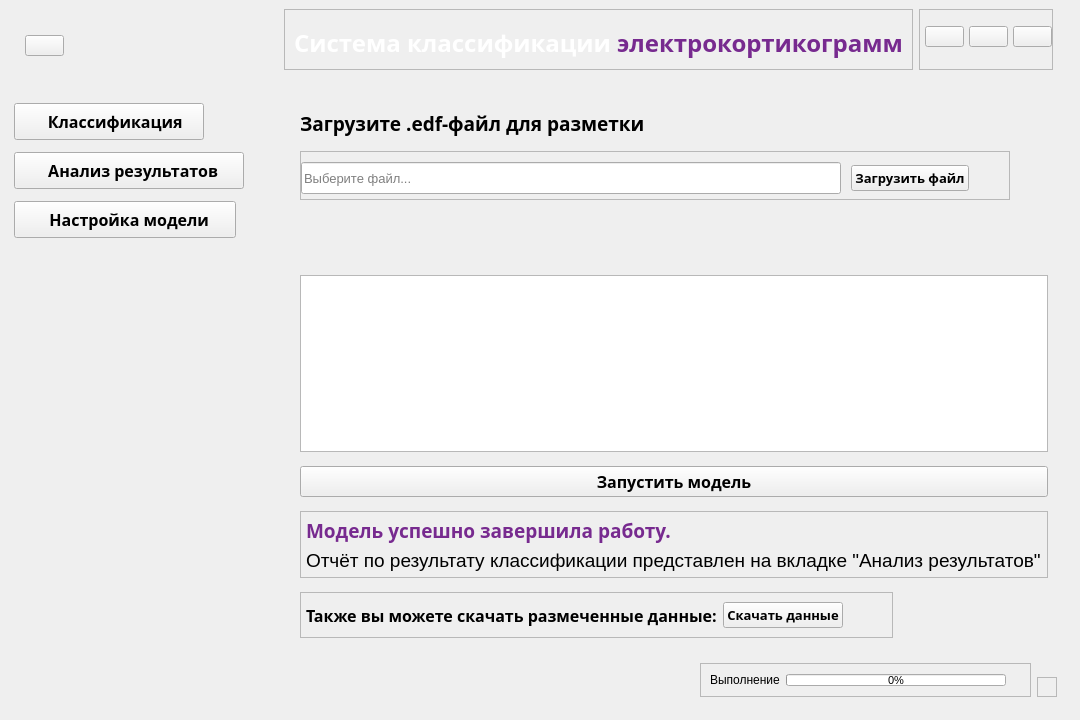
<?xml version='1.0' encoding='utf-8'?>
<ui version="4.0">
 <class>MainWindow</class>
 <widget class="QMainWindow" name="MainWindow">
  <property name="geometry">
   <rect>
    <x>0</x>
    <y>0</y>
    <width>1080</width>
    <height>720</height>
   </rect>
  </property>
  <property name="minimumSize">
   <size>
    <width>1080</width>
    <height>720</height>
   </size>
  </property>
  <property name="font">
   <font>
    <pointsize>8</pointsize>
   </font>
  </property>
  <property name="windowTitle">
   <string />
  </property>
  <property name="windowIcon">
   <iconset>
    <normaloff>:/appIcon/free-icon-research-7243666 (2).png</normaloff>:/appIcon/free-icon-research-7243666 (2).png</iconset>
  </property>
  <property name="styleSheet">
   <string notr="true" />
  </property>
  <widget class="QWidget" name="centralwidget">
   <layout class="QHBoxLayout" name="horizontalLayout">
    <property name="topMargin">
     <number>0</number>
    </property>
    <item alignment="Qt::AlignLeft">
     <widget class="QCustomSlideMenu" name="leftMenu" native="true">
      <layout class="QVBoxLayout" name="verticalLayout">
       <property name="leftMargin">
        <number>0</number>
       </property>
       <property name="topMargin">
        <number>5</number>
       </property>
       <property name="rightMargin">
        <number>5</number>
       </property>
       <property name="bottomMargin">
        <number>5</number>
       </property>
       <item alignment="Qt::AlignLeft|Qt::AlignTop">
        <widget class="QWidget" name="widget" native="true">
         <property name="minimumSize">
          <size>
           <width>0</width>
           <height>50</height>
          </size>
         </property>
         <layout class="QVBoxLayout" name="verticalLayout_3">
          <property name="leftMargin">
           <number>16</number>
          </property>
          <property name="topMargin">
           <number>30</number>
          </property>
          <property name="bottomMargin">
           <number>36</number>
          </property>
          <item>
           <widget class="QPushButton" name="menuButton">
            <property name="text">
             <string />
            </property>
            <property name="icon">
             <iconset resource="../Qss/icons/_icons.qrc">
              <normaloff>:/logos/Icons/feather/menu.png</normaloff>:/logos/Icons/feather/menu.png</iconset>
            </property>
            <property name="iconSize">
             <size>
              <width>18</width>
              <height>18</height>
             </size>
            </property>
           </widget>
          </item>
         </layout>
        </widget>
       </item>
       <item alignment="Qt::AlignLeft|Qt::AlignTop">
        <widget class="QWidget" name="widget_3" native="true">
         <layout class="QVBoxLayout" name="verticalLayout_2">
          <property name="spacing">
           <number>12</number>
          </property>
          <property name="leftMargin">
           <number>5</number>
          </property>
          <property name="topMargin">
           <number>5</number>
          </property>
          <property name="rightMargin">
           <number>11</number>
          </property>
          <property name="bottomMargin">
           <number>5</number>
          </property>
          <item alignment="Qt::AlignLeft">
           <widget class="QPushButton" name="classBtn">
            <property name="minimumSize">
             <size>
              <width>190</width>
              <height>37</height>
             </size>
            </property>
            <property name="font">
             <font>
              <family>Yu Gothic UI Semibold</family>
              <pointsize>12</pointsize>
              <weight>75</weight>
              <bold>true</bold>
             </font>
            </property>
            <property name="text">
             <string>   Классификация</string>
            </property>
            <property name="icon">
             <iconset resource="../Qss/icons/_icons.qrc">
              <normaloff>:/logos/Icons/feather/activity.png</normaloff>:/logos/Icons/feather/activity.png</iconset>
            </property>
            <property name="iconSize">
             <size>
              <width>20</width>
              <height>20</height>
             </size>
            </property>
           </widget>
          </item>
          <item alignment="Qt::AlignLeft">
           <widget class="QPushButton" name="analysisBtn">
            <property name="minimumSize">
             <size>
              <width>230</width>
              <height>37</height>
             </size>
            </property>
            <property name="font">
             <font>
              <family>Yu Gothic UI Semibold</family>
              <pointsize>12</pointsize>
              <weight>75</weight>
              <bold>true</bold>
             </font>
            </property>
            <property name="text">
             <string>  Анализ результатов</string>
            </property>
            <property name="icon">
             <iconset resource="../Qss/icons/_icons.qrc">
              <normaloff>:/logos/Icons/font_awesome/solid/chart-column.png</normaloff>:/logos/Icons/font_awesome/solid/chart-column.png</iconset>
            </property>
            <property name="iconSize">
             <size>
              <width>20</width>
              <height>20</height>
             </size>
            </property>
           </widget>
          </item>
          <item alignment="Qt::AlignLeft">
           <widget class="QPushButton" name="settingsBtn">
            <property name="minimumSize">
             <size>
              <width>222</width>
              <height>37</height>
             </size>
            </property>
            <property name="font">
             <font>
              <family>Yu Gothic UI Semibold</family>
              <pointsize>12</pointsize>
              <weight>75</weight>
              <bold>true</bold>
             </font>
            </property>
            <property name="text">
             <string>  Настройка модели</string>
            </property>
            <property name="icon">
             <iconset resource="../Qss/icons/_icons.qrc">
              <normaloff>:/logos/Icons/material_design/auto_fix_high.png</normaloff>:/logos/Icons/material_design/auto_fix_high.png</iconset>
            </property>
            <property name="iconSize">
             <size>
              <width>20</width>
              <height>20</height>
             </size>
            </property>
           </widget>
          </item>
         </layout>
        </widget>
       </item>
       <item>
        <spacer name="verticalSpacer">
         <property name="orientation">
          <enum>Qt::Vertical</enum>
         </property>
         <property name="sizeHint" stdset="0">
          <size>
           <width>20</width>
           <height>40</height>
          </size>
         </property>
        </spacer>
       </item>
      </layout>
     </widget>
    </item>
    <item>
     <widget class="QWidget" name="mainBody" native="true">
      <layout class="QVBoxLayout" name="verticalLayout_4">
       <item alignment="Qt::AlignTop">
        <widget class="QWidget" name="header" native="true">
         <layout class="QHBoxLayout" name="horizontalLayout_4">
          <property name="topMargin">
           <number>0</number>
          </property>
          <item>
           <widget class="QFrame" name="frame_2">
            <property name="frameShape">
             <enum>QFrame::StyledPanel</enum>
            </property>
            <property name="frameShadow">
             <enum>QFrame::Raised</enum>
            </property>
            <layout class="QVBoxLayout" name="verticalLayout_6">
             <property name="topMargin">
              <number>16</number>
             </property>
             <item>
              <widget class="QLabel" name="label">
               <property name="font">
                <font>
                 <family>Yu Gothic UI Semibold</family>
                 <pointsize>18</pointsize>
                 <weight>75</weight>
                 <bold>true</bold>
                </font>
               </property>
               <property name="text">
                <string>&lt;span style="color: white;"&gt;Система классификации &lt;/span&gt; &lt;span style="color: #772a8f;"&gt;электрокортикограмм&lt;/span&gt;

</string>
               </property>
              </widget>
             </item>
            </layout>
           </widget>
          </item>
          <item>
           <spacer name="horizontalSpacer_2">
            <property name="orientation">
             <enum>Qt::Horizontal</enum>
            </property>
            <property name="sizeHint" stdset="0">
             <size>
              <width>40</width>
              <height>20</height>
             </size>
            </property>
           </spacer>
          </item>
          <item>
           <widget class="QFrame" name="frame_3">
            <property name="frameShape">
             <enum>QFrame::StyledPanel</enum>
            </property>
            <property name="frameShadow">
             <enum>QFrame::Raised</enum>
            </property>
            <layout class="QHBoxLayout" name="horizontalLayout_5">
             <property name="spacing">
              <number>5</number>
             </property>
             <property name="leftMargin">
              <number>5</number>
             </property>
             <property name="topMargin">
              <number>0</number>
             </property>
             <property name="rightMargin">
              <number>0</number>
             </property>
             <property name="bottomMargin">
              <number>5</number>
             </property>
             <item>
              <widget class="QPushButton" name="minimizeBtn">
               <property name="text">
                <string />
               </property>
               <property name="icon">
                <iconset resource="../Qss/icons/_icons.qrc">
                 <normaloff>:/logos/Icons/font_awesome/solid/minus.png</normaloff>:/logos/Icons/font_awesome/solid/minus.png</iconset>
               </property>
               <property name="iconSize">
                <size>
                 <width>14</width>
                 <height>14</height>
                </size>
               </property>
              </widget>
             </item>
             <item>
              <widget class="QPushButton" name="resizeBtn">
               <property name="text">
                <string />
               </property>
               <property name="icon">
                <iconset resource="../Qss/icons/_icons.qrc">
                 <normaloff>:/logos/Icons/feather/square.png</normaloff>:/logos/Icons/feather/square.png</iconset>
               </property>
               <property name="iconSize">
                <size>
                 <width>14</width>
                 <height>14</height>
                </size>
               </property>
              </widget>
             </item>
             <item>
              <widget class="QPushButton" name="closeBtn">
               <property name="text">
                <string />
               </property>
               <property name="icon">
                <iconset resource="../Qss/icons/_icons.qrc">
                 <normaloff>:/logos/Icons/font_awesome/solid/xmark.png</normaloff>:/logos/Icons/font_awesome/solid/xmark.png</iconset>
               </property>
               <property name="iconSize">
                <size>
                 <width>14</width>
                 <height>14</height>
                </size>
               </property>
              </widget>
             </item>
            </layout>
           </widget>
          </item>
         </layout>
        </widget>
       </item>
       <item>
        <widget class="QWidget" name="mainContent" native="true">
         <layout class="QVBoxLayout" name="verticalLayout_5">
          <property name="spacing">
           <number>0</number>
          </property>
          <property name="leftMargin">
           <number>5</number>
          </property>
          <property name="topMargin">
           <number>5</number>
          </property>
          <property name="rightMargin">
           <number>5</number>
          </property>
          <property name="bottomMargin">
           <number>5</number>
          </property>
          <item>
           <widget class="QCustomQStackedWidget" name="stackedWidget">
            <property name="sizePolicy">
             <sizepolicy hsizetype="Preferred" vsizetype="Expanding">
              <horstretch>0</horstretch>
              <verstretch>0</verstretch>
             </sizepolicy>
            </property>
            <property name="minimumSize">
             <size>
              <width>768</width>
              <height>528</height>
             </size>
            </property>
            <property name="lineWidth">
             <number>0</number>
            </property>
            <property name="currentIndex">
             <number>0</number>
            </property>
            <widget class="QWidget" name="ECS">
             <layout class="QVBoxLayout" name="verticalLayout_9">
              <property name="spacing">
               <number>14</number>
              </property>
              <property name="leftMargin">
               <number>20</number>
              </property>
              <property name="topMargin">
               <number>20</number>
              </property>
              <item alignment="Qt::AlignLeft|Qt::AlignTop">
               <widget class="QLabel" name="label_4">
                <property name="font">
                 <font>
                  <family>Yu Gothic UI Semibold</family>
                  <pointsize>14</pointsize>
                  <weight>75</weight>
                  <bold>true</bold>
                 </font>
                </property>
                <property name="text">
                 <string>Загрузите .edf-файл для разметки</string>
                </property>
               </widget>
              </item>
              <item alignment="Qt::AlignLeft|Qt::AlignTop">
               <widget class="QFrame" name="frame_4">
                <property name="frameShape">
                 <enum>QFrame::StyledPanel</enum>
                </property>
                <property name="frameShadow">
                 <enum>QFrame::Raised</enum>
                </property>
                <layout class="QHBoxLayout" name="horizontalLayout_6">
                 <property name="spacing">
                  <number>10</number>
                 </property>
                 <property name="leftMargin">
                  <number>0</number>
                 </property>
                 <property name="topMargin">
                  <number>10</number>
                 </property>
                 <property name="rightMargin">
                  <number>0</number>
                 </property>
                 <property name="bottomMargin">
                  <number>5</number>
                 </property>
                 <item>
                  <widget class="QLineEdit" name="lineFile">
                   <property name="enabled">
                    <bool>true</bool>
                   </property>
                   <property name="minimumSize">
                    <size>
                     <width>540</width>
                     <height>32</height>
                    </size>
                   </property>
                   <property name="font">
                    <font>
                     <pointsize>10</pointsize>
                    </font>
                   </property>
                   <property name="mouseTracking">
                    <bool>true</bool>
                   </property>
                   <property name="readOnly">
                    <bool>true</bool>
                   </property>
                   <property name="placeholderText">
                    <string>Выберите файл...</string>
                   </property>
                  </widget>
                 </item>
                 <item>
                  <widget class="QPushButton" name="downloadFile">
                   <property name="font">
                    <font>
                     <family>Yu Gothic UI Semibold</family>
                     <pointsize>10</pointsize>
                     <weight>75</weight>
                     <bold>true</bold>
                    </font>
                   </property>
                   <property name="text">
                    <string>Загрузить файл</string>
                   </property>
                  </widget>
                 </item>
                 <item>
                  <spacer name="horizontalSpacer_3">
                   <property name="orientation">
                    <enum>Qt::Horizontal</enum>
                   </property>
                   <property name="sizeHint" stdset="0">
                    <size>
                     <width>40</width>
                     <height>20</height>
                    </size>
                   </property>
                  </spacer>
                 </item>
                </layout>
               </widget>
              </item>
              <item alignment="Qt::AlignLeft|Qt::AlignTop">
               <widget class="QLabel" name="labelError">
                <property name="font">
                 <font>
                  <family>Yu Gothic UI Semibold</family>
                  <pointsize>12</pointsize>
                  <weight>75</weight>
                  <bold>true</bold>
                 </font>
                </property>
                <property name="text">
                 <string />
                </property>
               </widget>
              </item>
              <item>
               <spacer name="verticalSpacer_3">
                <property name="orientation">
                 <enum>Qt::Vertical</enum>
                </property>
                <property name="sizeHint" stdset="0">
                 <size>
                  <width>20</width>
                  <height>40</height>
                 </size>
                </property>
               </spacer>
              </item>
              <item>
               <widget class="QTableWidget" name="sourceData" />
              </item>
              <item>
               <widget class="QPushButton" name="startBtn">
                <property name="font">
                 <font>
                  <family>Yu Gothic UI Semibold</family>
                  <pointsize>12</pointsize>
                  <weight>75</weight>
                  <bold>true</bold>
                 </font>
                </property>
                <property name="text">
                 <string>Запустить модель</string>
                </property>
               </widget>
              </item>
              <item alignment="Qt::AlignLeft|Qt::AlignBottom">
               <widget class="QFrame" name="model_done_frame">
                <property name="frameShape">
                 <enum>QFrame::StyledPanel</enum>
                </property>
                <property name="frameShadow">
                 <enum>QFrame::Raised</enum>
                </property>
                <layout class="QVBoxLayout" name="verticalLayout_11">
                 <property name="spacing">
                  <number>5</number>
                 </property>
                 <property name="leftMargin">
                  <number>5</number>
                 </property>
                 <property name="topMargin">
                  <number>5</number>
                 </property>
                 <property name="rightMargin">
                  <number>5</number>
                 </property>
                 <property name="bottomMargin">
                  <number>5</number>
                 </property>
                 <item>
                  <widget class="QLabel" name="label_7">
                   <property name="font">
                    <font>
                     <family>Yu Gothic UI Semibold</family>
                     <pointsize>14</pointsize>
                     <weight>75</weight>
                     <bold>true</bold>
                    </font>
                   </property>
                   <property name="text">
                    <string>&lt;html&gt;&lt;head/&gt;&lt;body&gt;&lt;p&gt;&lt;span style=' color:#772a8f;'&gt;Модель успешно завершила работу.&lt;/span&gt;&lt;/p&gt;&lt;/body&gt;&lt;/html&gt;</string>
                   </property>
                  </widget>
                 </item>
                 <item>
                  <widget class="QLabel" name="label_9">
                   <property name="font">
                    <font>
                     <family>Yu Gothic UI</family>
                     <pointsize>14</pointsize>
                    </font>
                   </property>
                   <property name="text">
                    <string>Отчёт по результату классификации представлен на вкладке "Анализ результатов".</string>
                   </property>
                  </widget>
                 </item>
                </layout>
               </widget>
              </item>
              <item alignment="Qt::AlignLeft|Qt::AlignBottom">
               <widget class="QFrame" name="download_part">
                <property name="frameShape">
                 <enum>QFrame::StyledPanel</enum>
                </property>
                <property name="frameShadow">
                 <enum>QFrame::Raised</enum>
                </property>
                <layout class="QHBoxLayout" name="horizontalLayout_9">
                 <property name="leftMargin">
                  <number>5</number>
                 </property>
                 <item>
                  <widget class="QLabel" name="label_8">
                   <property name="font">
                    <font>
                     <family>Yu Gothic UI Semibold</family>
                     <pointsize>12</pointsize>
                     <weight>75</weight>
                     <bold>true</bold>
                    </font>
                   </property>
                   <property name="text">
                    <string>Также вы можете скачать размеченные данные:</string>
                   </property>
                  </widget>
                 </item>
                 <item>
                  <widget class="QPushButton" name="saveBtn">
                   <property name="font">
                    <font>
                     <family>Yu Gothic UI Semibold</family>
                     <pointsize>10</pointsize>
                     <weight>75</weight>
                     <bold>true</bold>
                    </font>
                   </property>
                   <property name="text">
                    <string>Скачать данные</string>
                   </property>
                  </widget>
                 </item>
                 <item>
                  <spacer name="horizontalSpacer_4">
                   <property name="orientation">
                    <enum>Qt::Horizontal</enum>
                   </property>
                   <property name="sizeHint" stdset="0">
                    <size>
                     <width>40</width>
                     <height>20</height>
                    </size>
                   </property>
                  </spacer>
                 </item>
                </layout>
               </widget>
              </item>
             </layout>
            </widget>
            <widget class="QWidget" name="graphics">
             <layout class="QVBoxLayout" name="verticalLayout_10">
              <property name="leftMargin">
               <number>20</number>
              </property>
              <property name="topMargin">
               <number>20</number>
              </property>
              <item alignment="Qt::AlignLeft|Qt::AlignTop">
               <widget class="QLabel" name="label_5">
                <property name="font">
                 <font>
                  <family>Yu Gothic UI Semibold</family>
                  <pointsize>14</pointsize>
                  <weight>75</weight>
                  <bold>true</bold>
                 </font>
                </property>
                <property name="text">
                 <string>Результаты классификации</string>
                </property>
               </widget>
              </item>
              <item>
               <layout class="QVBoxLayout" name="layout_width">
                <item>
                 <layout class="QHBoxLayout" name="layout_up">
                  <item>
                   <widget class="QFrame" name="frame_6">
                    <property name="frameShape">
                     <enum>QFrame::StyledPanel</enum>
                    </property>
                    <property name="frameShadow">
                     <enum>QFrame::Raised</enum>
                    </property>
                    <layout class="QVBoxLayout" name="verticalLayout_13">
                     <item>
                      <widget class="QTableWidget" name="tableStats" />
                     </item>
                     <item>
                      <spacer name="verticalSpacer_4">
                       <property name="orientation">
                        <enum>Qt::Vertical</enum>
                       </property>
                       <property name="sizeHint" stdset="0">
                        <size>
                         <width>20</width>
                         <height>40</height>
                        </size>
                       </property>
                      </spacer>
                     </item>
                     <item>
                      <widget class="QPushButton" name="pushButton">
                       <property name="text">
                        <string>Обновить графики</string>
                       </property>
                      </widget>
                     </item>
                    </layout>
                   </widget>
                  </item>
                  <item alignment="Qt::AlignLeft">
                   <widget class="QFrame" name="frame_5">
                    <property name="frameShape">
                     <enum>QFrame::StyledPanel</enum>
                    </property>
                    <property name="frameShadow">
                     <enum>QFrame::Raised</enum>
                    </property>
                    <layout class="QVBoxLayout" name="verticalLayout_12">
                     <property name="spacing">
                      <number>12</number>
                     </property>
                     <item alignment="Qt::AlignHCenter|Qt::AlignTop">
                      <widget class="QLabel" name="label_prob">
                       <property name="font">
                        <font>
                         <family>Yu Gothic UI</family>
                         <pointsize>12</pointsize>
                        </font>
                       </property>
                       <property name="text">
                        <string>csv-файл с вероятностями отношения записи к классам</string>
                       </property>
                      </widget>
                     </item>
                     <item>
                      <widget class="QTableWidget" name="table_prob" />
                     </item>
                     <item>
                      <widget class="QPushButton" name="probBtn">
                       <property name="text">
                        <string>Скачать оценку достоверности</string>
                       </property>
                      </widget>
                     </item>
                    </layout>
                   </widget>
                  </item>
                 </layout>
                </item>
               </layout>
              </item>
             </layout>
            </widget>
            <widget class="QWidget" name="none_graphics">
             <layout class="QVBoxLayout" name="verticalLayout_7">
              <property name="spacing">
               <number>0</number>
              </property>
              <property name="leftMargin">
               <number>20</number>
              </property>
              <property name="topMargin">
               <number>20</number>
              </property>
              <item>
               <widget class="QLabel" name="label_2">
                <property name="font">
                 <font>
                  <family>Yu Gothic UI Semibold</family>
                  <pointsize>12</pointsize>
                  <weight>75</weight>
                  <bold>true</bold>
                 </font>
                </property>
                <property name="text">
                 <string>Здесь пока нет результатов</string>
                </property>
                <property name="alignment">
                 <set>Qt::AlignLeading|Qt::AlignLeft|Qt::AlignTop</set>
                </property>
               </widget>
              </item>
              <item>
               <widget class="QLabel" name="label_3">
                <property name="font">
                 <font>
                  <family>Yu Gothic UI</family>
                  <pointsize>10</pointsize>
                 </font>
                </property>
                <property name="text">
                 <string>Загрузите данные и воспользуйтесь моделью</string>
                </property>
                <property name="alignment">
                 <set>Qt::AlignLeading|Qt::AlignLeft|Qt::AlignTop</set>
                </property>
               </widget>
              </item>
              <item>
               <spacer name="verticalSpacer_2">
                <property name="orientation">
                 <enum>Qt::Vertical</enum>
                </property>
                <property name="sizeHint" stdset="0">
                 <size>
                  <width>20</width>
                  <height>40</height>
                 </size>
                </property>
               </spacer>
              </item>
             </layout>
            </widget>
            <widget class="QWidget" name="settings">
             <layout class="QVBoxLayout" name="verticalLayout_8">
              <item>
               <widget class="QLabel" name="label_6">
                <property name="font">
                 <font>
                  <family>Yu Gothic UI</family>
                  <pointsize>10</pointsize>
                 </font>
                </property>
                <property name="text">
                 <string>Здесь вы сможете дообучить модель на новых данных</string>
                </property>
                <property name="alignment">
                 <set>Qt::AlignCenter</set>
                </property>
               </widget>
              </item>
             </layout>
            </widget>
           </widget>
          </item>
         </layout>
        </widget>
       </item>
       <item alignment="Qt::AlignBottom">
        <widget class="QWidget" name="footer" native="true">
         <layout class="QHBoxLayout" name="horizontalLayout_2">
          <property name="leftMargin">
           <number>5</number>
          </property>
          <property name="topMargin">
           <number>5</number>
          </property>
          <property name="rightMargin">
           <number>5</number>
          </property>
          <property name="bottomMargin">
           <number>5</number>
          </property>
          <item>
           <spacer name="horizontalSpacer">
            <property name="orientation">
             <enum>Qt::Horizontal</enum>
            </property>
            <property name="sizeHint" stdset="0">
             <size>
              <width>40</width>
              <height>20</height>
             </size>
            </property>
           </spacer>
          </item>
          <item>
           <widget class="QFrame" name="frame">
            <property name="frameShape">
             <enum>QFrame::StyledPanel</enum>
            </property>
            <property name="frameShadow">
             <enum>QFrame::Raised</enum>
            </property>
            <layout class="QHBoxLayout" name="horizontalLayout_3">
             <property name="rightMargin">
              <number>24</number>
             </property>
             <item>
              <widget class="QLabel" name="proccess">
               <property name="font">
                <font>
                 <family>Yu Gothic UI</family>
                 <pointsize>9</pointsize>
                </font>
               </property>
               <property name="text">
                <string>Выполнение</string>
               </property>
              </widget>
             </item>
             <item alignment="Qt::AlignHCenter">
              <widget class="QProgressBar" name="progressBar">
               <property name="minimumSize">
                <size>
                 <width>220</width>
                 <height>0</height>
                </size>
               </property>
               <property name="maximumSize">
                <size>
                 <width>16777215</width>
                 <height>12</height>
                </size>
               </property>
               <property name="font">
                <font>
                 <family>Yu Gothic UI</family>
                 <pointsize>8</pointsize>
                </font>
               </property>
               <property name="value">
                <number>0</number>
               </property>
               <property name="textVisible">
                <bool>true</bool>
               </property>
               <property name="orientation">
                <enum>Qt::Horizontal</enum>
               </property>
               <property name="invertedAppearance">
                <bool>false</bool>
               </property>
              </widget>
             </item>
            </layout>
           </widget>
          </item>
          <item alignment="Qt::AlignRight|Qt::AlignBottom">
           <widget class="QFrame" name="sizeGrip">
            <property name="minimumSize">
             <size>
              <width>20</width>
              <height>20</height>
             </size>
            </property>
            <property name="maximumSize">
             <size>
              <width>20</width>
              <height>20</height>
             </size>
            </property>
            <property name="frameShape">
             <enum>QFrame::StyledPanel</enum>
            </property>
            <property name="frameShadow">
             <enum>QFrame::Raised</enum>
            </property>
           </widget>
          </item>
         </layout>
        </widget>
       </item>
      </layout>
     </widget>
    </item>
   </layout>
  </widget>
 </widget>
 <customwidgets>
  <customwidget>
   <class>QCustomSlideMenu</class>
   <extends>QWidget</extends>
   <header>Custom_Widgets.QCustomSlideMenu.h</header>
   <container>1</container>
  </customwidget>
  <customwidget>
   <class>QCustomQStackedWidget</class>
   <extends>QStackedWidget</extends>
   <header>Custom_Widgets.QCustomQStackedWidget.h</header>
   <container>1</container>
  </customwidget>
 <customwidget><class>QPushButton</class><extends>QPushButton</extends><header location="global">Custom_Widgets.Theme.h</header><container>1</container></customwidget><customwidget><class>QLabel</class><extends>QLabel</extends><header location="global">Custom_Widgets.Theme.h</header><container>1</container></customwidget></customwidgets>
 <connections />
</ui>
